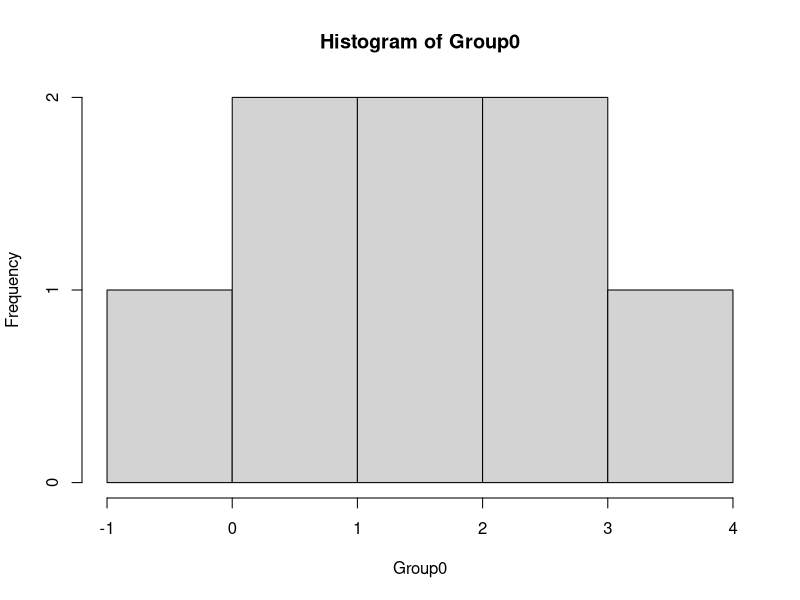
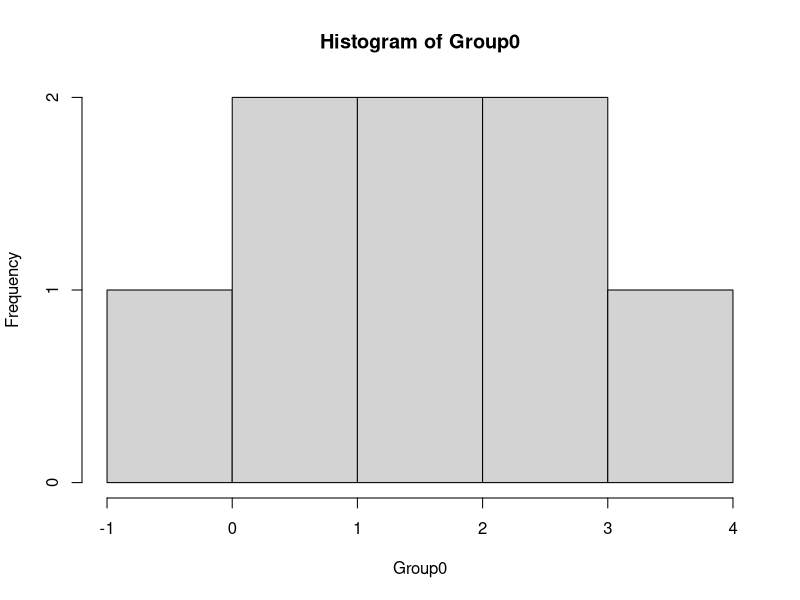

Generate these figures, in order, with R:

############################################################
####                                                    ####  
####  NRES 710, Lecture 2                               ####
####                                                    ####
####  Kevin Shoemaker and Ben Sullivan                  #### 
####  University of Nevada, Reno                        ####
####                                                    #### 
############################################################


############################################################
####  T-tests                                           ####
############################################################



######
# T test examples


#### 
# T-tests
####

#Ttest
# Are my data greater than zero? 
Group0 <- c(0.5, -0.03, 4, 2.5, 0.89, 2.2, 1.7, 1.125)
hist(Group0)
t.test(Group0,alternative="greater") # This gets at directionality


#Are my data different than zero? 
Group0 <- c(0.5, -0.03, 4, 2.5, 0.89, 2.2, 1.7, 1.125)
hist(Group0)
t.test(Group0) # Okay, that's to zero. What about if it's different than 1? 

# are my data different than 1? 
t.test(Group0, mu=1)

# Now let's test two groups. 
# are the means equal? 
group1 <- c(7,9,6,6,6,11,6,3,8,7)
group2 <- c(11,13,8,6,14,11,13,13,10,11)
t.test(group1, group2, var.equal=T) # Notice how we set equal variance? Look at the output - "Two Sample t-test."
# is this one-tail or two? 

group1 <- c(7,9,6,6,6,11,6,3,8,7)
group2 <- c(11,13,8,6,14,11,13,13,10,11)
t.test(group1, group2) # T value does not change, but DF And p-value do! "Welch Two Sample t-test"
# WELCH IS THE DEFAULT IN R


